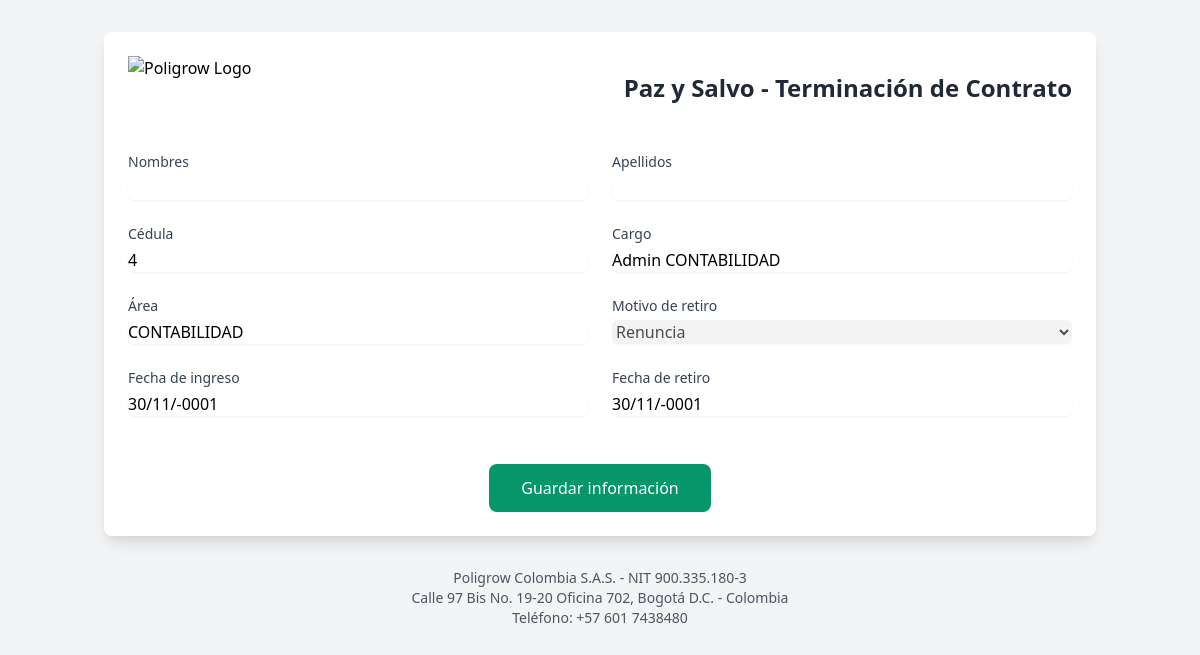
Page /poligrow_paz_y_salvo/generar_paz_y_salvo_admin.php?empleado_id=4 on the committed database.
### tables this page shows
CREATE TABLE `empleados` (
  `id` int(11) NOT NULL AUTO_INCREMENT,
  `cedula` varchar(20) NOT NULL,
  `nombres` varchar(255) DEFAULT NULL,
  `apellidos` varchar(255) DEFAULT NULL,
  `cargo` varchar(255) NOT NULL,
  `area` varchar(255) NOT NULL,
  `password` varchar(255) NOT NULL,
  `es_admin` tinyint(4) DEFAULT 0 COMMENT '0=usuario normal, 1=admin, 2=supervisor',
  `fecha_ingreso` date DEFAULT NULL,
  `fecha_retiro` date DEFAULT NULL,
  `motivo_retiro` varchar(100) DEFAULT NULL,
  `created_at` timestamp NOT NULL DEFAULT current_timestamp(),
  `updated_at` timestamp NOT NULL DEFAULT current_timestamp() ON UPDATE current_timestamp(),
  PRIMARY KEY (`id`),
  UNIQUE KEY `cedula` (`cedula`),
  KEY `idx_empleados_cedula` (`cedula`)
);

### poligrow_paz_y_salvo/includes/database.php (called while the page is built, shortened)
<?php
class DatabaseConfig {
    private static $instance = null;
    public static function getConnection() {
        if (self::$instance === null) {
            self::$instance = new mysqli(
                self::DB_HOST,
                self::DB_USER,
                self::DB_PASS,
                self::DB_NAME
            );
            self::$instance->set_charset("utf8");
        }
        return self::$instance;
    }
}
?>

### poligrow_paz_y_salvo/generar_paz_y_salvo_admin.php (the view, shortened to what this page needs)
<?php
require_once 'includes/database.php';
require_once 'logica_paz_y_salvo.php';
$empleado_id = isset($_GET['empleado_id']) ? $_GET['empleado_id'] : null;
if ($empleado_id) {
    $stmt = DatabaseConfig::getConnection()->prepare("SELECT * FROM empleados WHERE id = ?");
    $stmt->bind_param("i", $empleado_id);
    $stmt->execute();
    $result = $stmt->get_result();
    $empleado = $result->fetch_assoc();
}
?>
<!DOCTYPE html>
<html lang="es">
<head>
    <link href="https://cdn.jsdelivr.net/npm/tailwindcss@2.2.19/dist/tailwind.min.css" rel="stylesheet">
    <link rel="stylesheet" href="https://cdnjs.cloudflare.com/ajax/libs/jqueryui/1.12.1/jquery-ui.min.css">
</head>
<body class="bg-gray-100">
<div class="container mx-auto px-4 py-8">
    <div class="bg-white rounded-lg shadow-lg p-6">
        <div class="flex items-center justify-between mb-8">
            <img src="assets/images/logo.png" alt="Poligrow Logo" class="h-16">
            <h1 class="text-2xl font-bold text-center text-gray-800">
                Paz y Salvo - Terminación de Contrato
            </h1>
        </div>
        <form method="POST" enctype="multipart/form-data" class="space-y-6">
            <div class="grid grid-cols-1 md:grid-cols-2 gap-6">
                <div>
                    <label class="block text-sm font-medium text-gray-700">Nombres</label>
                    <input type="text" name="nombres" required
                           value="<?php echo isset($empleado['nombres']) ? $empleado['nombres'] : ''; ?>"
                           class="mt-1 block w-full rounded-md border-gray-300 shadow-sm focus:border-blue-500 focus:ring-blue-500" readonly>
                </div>
                <div>
                    <label class="block text-sm font-medium text-gray-700">Apellidos</label>
                    <input type="text" name="apellidos" required
                           value="<?php echo isset($empleado['apellidos']) ? $empleado['apellidos'] : ''; ?>"
                           class="mt-1 block w-full rounded-md border-gray-300 shadow-sm focus:border-blue-500 focus:ring-blue-500" readonly>
                </div>
                <div>
                    <label class="block text-sm font-medium text-gray-700">Cédula</label>
                    <input type="text" name="cedula" required
                           value="<?php echo isset($empleado['cedula']) ? $empleado['cedula'] : ''; ?>"
                           class="mt-1 block w-full rounded-md border-gray-300 shadow-sm focus:border-blue-500 focus:ring-blue-500" readonly>
                </div>
                <div>
                    <label class="block text-sm font-medium text-gray-700">Cargo</label>
                    <input type="text" name="cargo" required
                           value="<?php echo isset($empleado['cargo']) ? $empleado['cargo'] : ''; ?>"
                           class="mt-1 block w-full rounded-md border-gray-300 shadow-sm focus:border-blue-500 focus:ring-blue-500" readonly>
                </div>
                <div>
                    <label class="block text-sm font-medium text-gray-700">Área</label>
                    <input type="text" name="area" required
                           value="<?php echo isset($empleado['area']) ? $empleado['area'] : ''; ?>"
                           class="mt-1 block w-full rounded-md border-gray-300 shadow-sm focus:border-blue-500 focus:ring-blue-500" readonly>
                </div>
                <div>
                    <label class="block text-sm font-medium text-gray-700">Motivo de retiro</label>
                    <select name="motivo_retiro" required
                            class="mt-1 block w-full rounded-md border-gray-300 shadow-sm focus:border-blue-500 focus:ring-blue-500" disabled>
                        <option value="RENUNCIA" <?php echo (isset($empleado['motivo_retiro']) && $empleado['motivo_retiro'] == 'RENUNCIA') ? 'selected' : ''; ?>>Renuncia</option>
                    </select>
                </div>
                <div>
                    <label class="block text-sm font-medium text-gray-700">Fecha de ingreso</label>
                    <input type="text" name="fecha_ingreso" required class="datepicker mt-1 block w-full rounded-md border-gray-300 shadow-sm focus:border-blue-500 focus:ring-blue-500"
                           value="<?php echo isset($empleado['fecha_ingreso']) ? date('d/m/Y', strtotime($empleado['fecha_ingreso'])) : ''; ?>" readonly>
                </div>
                <div>
                    <label class="block text-sm font-medium text-gray-700">Fecha de retiro</label>
                    <input type="text" name="fecha_retiro" required class="datepicker mt-1 block w-full rounded-md border-gray-300 shadow-sm focus:border-blue-500 focus:ring-blue-500"
                           value="<?php echo isset($empleado['fecha_retiro']) ? date('d/m/Y', strtotime($empleado['fecha_retiro'])) : ''; ?>" readonly>
                </div>
            </div>
            <div class="mt-8 flex justify-center space-x-4">
                <button type="submit" name="guardar_y_salir"
                        class="bg-green-600 text-white px-8 py-3 rounded-lg hover:bg-green-700 focus:outline-none focus:ring-2 focus:ring-green-500 focus:ring-offset-2">
                    Guardar información
                </button>
            </div>
        </form>
    </div>
    <footer class="mt-8 text-center text-sm text-gray-600">
        <p>Poligrow Colombia S.A.S. - NIT 900.335.180-3</p>
        <p>Calle 97 Bis No. 19-20 Oficina 702, Bogotá D.C. - Colombia</p>
        <p>Teléfono: +57 601 7438480</p>
    </footer>
</div>
</body>
</html>

### rows in the picture
empleados: cedula "4", cargo "Admin CONTABILIDAD", area "CONTABILIDAD", fecha_ingreso "30/11/-0001", fecha_retiro "30/11/-0001"
